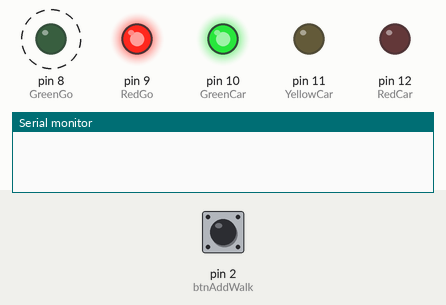
A sketch run on a simulated Arduino Uno, built with avr-gcc and run on an emulated ATmega328P. Parts: output pins drawn as LEDs (lit = HIGH), the last lines printed to the serial monitor. Dashed ring = blinking. The test bench sets the inputs (shaded band); at power-on: pin 2 (btnAddWalk) HIGH.

Above: at 1.2 s.
1.3 s: pin 2 (btnAddWalk) pulled LOW for 2.45 s
At 5.4 s:
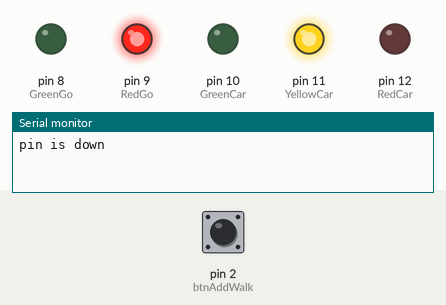
At 8.3 s:
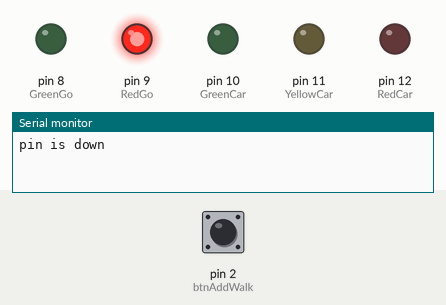
Timing chart, 0 to 17.4 s (numbered marks = the images above; inputs shaded):
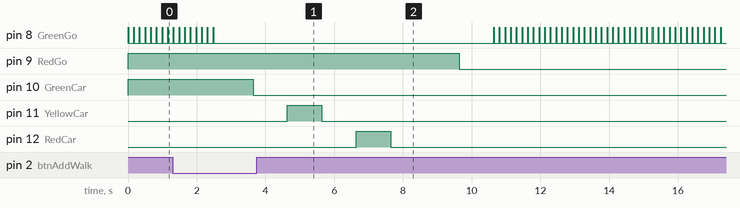

The sketch:

Styrlysdioderinlamningsuppgift.ino
```cpp
#include <Button.h>

const int RedGo = 9;
const int GreenGo = 8;
const int GreenCar = 10;
const int YellowCar = 11;
const int RedCar = 12;
Button btnAddWalk(2);  //Dekalera en knapp

void setup(){
  // put your setup code here, to run once:
pinMode(RedGo, OUTPUT);
pinMode(GreenGo, OUTPUT);
pinMode(GreenCar, OUTPUT);
pinMode(YellowCar, OUTPUT);
pinMode(RedCar, OUTPUT);

Serial.begin(9600); //Starta USB-port
btnAddWalk.begin(); //Starta knappen

digitalWrite(GreenCar, HIGH);
digitalWrite(RedGo, HIGH);
btnAddWalk.pressed(); //Clear flag//Om du släpper så kommer den inte göra någonting.
}
void loop(){
  // put your main code here, to run repeatedly:

  if(btnAddWalk.pressed()== true){
  Serial.println("pin is down");
  digitalWrite(GreenCar, HIGH);
  delay(1000);
  digitalWrite(GreenCar, LOW);
  delay(1000);
  digitalWrite(YellowCar, HIGH);
  delay(1000);
  digitalWrite(YellowCar, LOW);
  delay(1000);
  digitalWrite(RedCar, HIGH);
  delay(1000);
  digitalWrite(RedCar, LOW);
  delay(1000);
  digitalWrite(RedGo, HIGH);
  delay(1000);
  digitalWrite(RedGo, LOW);
  delay(1000);
  digitalWrite(GreenGo, HIGH);
  }
  for(int i=0;i<=15;i++){
  digitalWrite(GreenGo, HIGH);
  delay(15);
  digitalWrite(GreenGo, LOW);
  delay(150);
  }

}
```

Pitches.ino
```cpp
/*************************************************
 * Public Constants
 *************************************************/

#define NOTE_B0  31
#define NOTE_C1  33
#define NOTE_CS1 35
#define NOTE_D1  37
#define NOTE_DS1 39
#define NOTE_E1  41
#define NOTE_F1  44
#define NOTE_FS1 46
#define NOTE_G1  49
#define NOTE_GS1 52
#define NOTE_A1  55
#define NOTE_AS1 58
#define NOTE_B1  62
#define NOTE_C2  65
#define NOTE_CS2 69
#define NOTE_D2  73
#define NOTE_DS2 78
#define NOTE_E2  82
#define NOTE_F2  87
#define NOTE_FS2 93
#define NOTE_G2  98
#define NOTE_GS2 104
#define NOTE_A2  110
#define NOTE_AS2 117
#define NOTE_B2  123
#define NOTE_C3  131
#define NOTE_CS3 139
#define NOTE_D3  147
#define NOTE_DS3 156
#define NOTE_E3  165
#define NOTE_F3  175
#define NOTE_FS3 185
#define NOTE_G3  196
#define NOTE_GS3 208
#define NOTE_A3  220
#define NOTE_AS3 233
#define NOTE_B3  247
#define NOTE_C4  262
#define NOTE_CS4 277
#define NOTE_D4  294
#define NOTE_DS4 311
#define NOTE_E4  330
#define NOTE_F4  349
#define NOTE_FS4 370
#define NOTE_G4  392
#define NOTE_GS4 415
#define NOTE_A4  440
#define NOTE_AS4 466
#define NOTE_B4  494
#define NOTE_C5  523
#define NOTE_CS5 554
#define NOTE_D5  587
#define NOTE_DS5 622
#define NOTE_E5  659
#define NOTE_F5  698
#define NOTE_FS5 740
#define NOTE_G5  784
#define NOTE_GS5 831
#define NOTE_A5  880
#define NOTE_AS5 932
#define NOTE_B5  988
#define NOTE_C6  1047
#define NOTE_CS6 1109
#define NOTE_D6  1175
#define NOTE_DS6 1245
#define NOTE_E6  1319
#define NOTE_F6  1397
#define NOTE_FS6 1480
#define NOTE_G6  1568
#define NOTE_GS6 1661
#define NOTE_A6  1760
#define NOTE_AS6 1865
#define NOTE_B6  1976
#define NOTE_C7  2093
#define NOTE_CS7 2217
#define NOTE_D7  2349
#define NOTE_DS7 2489
#define NOTE_E7  2637
#define NOTE_F7  2794
#define NOTE_FS7 2960
#define NOTE_G7  3136
#define NOTE_GS7 3322
#define NOTE_A7  3520
#define NOTE_AS7 3729
#define NOTE_B7  3951
#define NOTE_C8  4186
#define NOTE_CS8 4435
#define NOTE_D8  4699
#define NOTE_DS8 4978
```

Measured:
- after the input at 1.3 s, pin 9 (RedGo): HIGH → LOW after 8.3 s; pin 10 (GreenCar): HIGH → LOW after 2.3 s; pin 11 (YellowCar): LOW → HIGH after 3.3 s, → LOW 1.0 s later; pin 12 (RedCar): LOW → HIGH after 5.3 s, → LOW 1.0 s later
